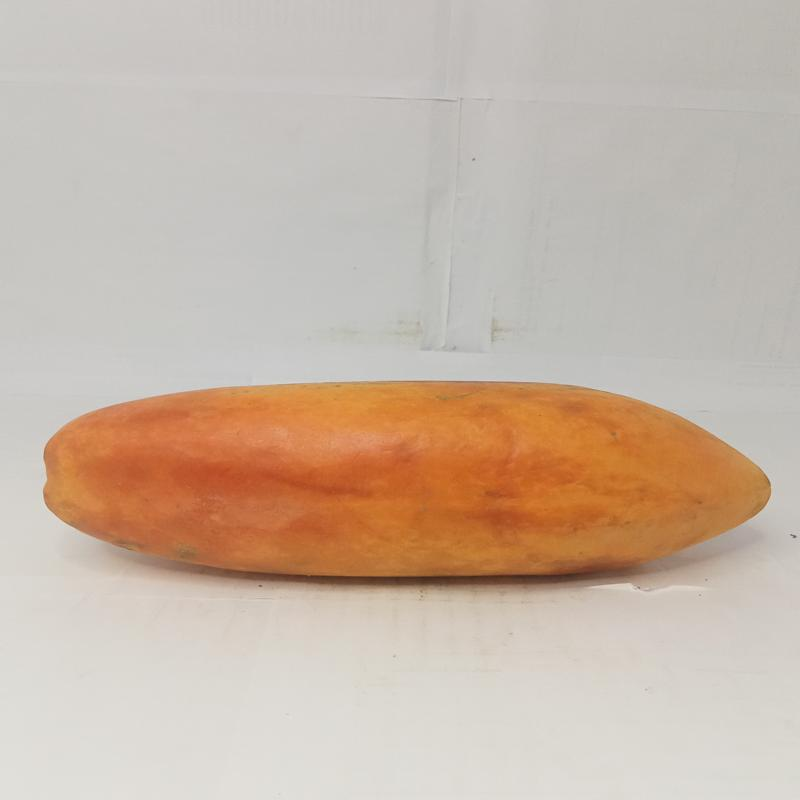
#> input picture dataset/matang/IMG20230602152447.jpg, 800 x 800 px; its folder holds 4 pictures in this run
$ python training_data.py
#> lines starting #> are read from the running program, lines starting #| are printed output that depends on the picture; after the words box and inside, x2 and y2 are one past the last pixel; in counts of white or black regions, pixels touching at a corner belong together
import cv2
import numpy as np
import os
import pandas as pd


def extract_data_and_save(folder_gambar, class_label, csv_filename):
#> called with folder_gambar = 'dataset/matang', class_label = 'matang', csv_filename = 'pepaya_matang.csv'
    listfile = os.listdir(folder_gambar)

    for i in range(len(listfile)):
        namafile = folder_gambar + "/" + listfile[i]
        img = cv2.imread(namafile)
#> img is the input picture: shape (800, 800, 3); mean B, G, R 167.8, 182.7, 200.5
        hsv = cv2.cvtColor(img, cv2.COLOR_BGR2HSV)
#> hsv: shape (800, 800, 3); mean H, S, V 19.2, 42.7, 200.5

        lower = np.array([0, 48, 33])
        upper = np.array([77, 255, 212])
        mask = cv2.inRange(hsv, lower, upper)
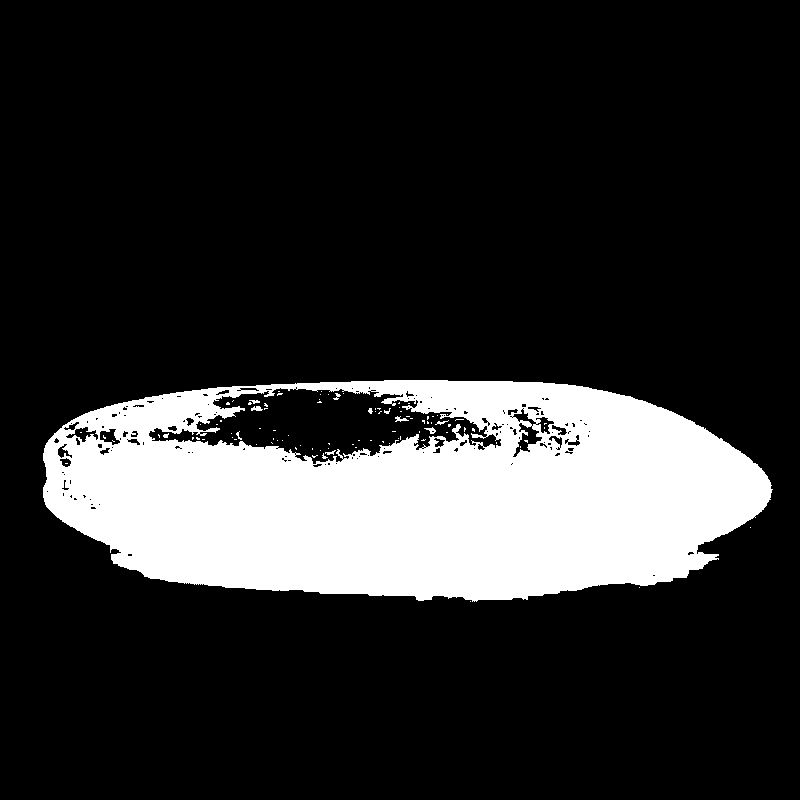
#> mask: shape (800, 800); 18.1% white; 96 white regions (85 under 20 px)

        areaArray = []
        contours, _ = cv2.findContours(mask, cv2.RETR_EXTERNAL, cv2.CHAIN_APPROX_SIMPLE)
#> contours = 4 contours, 3 with area under 20; largest, box (x1, y1, x2, y2) and area: (43, 380, 773, 602) 130078
        im = np.copy(img)

        for n, mask in enumerate(contours):
            area = cv2.contourArea(mask)
            areaArray.append(area)
            areaLargest1 = np.argmax(areaArray)
            areaLargestMax1 = max(areaArray)
            areaLargestCnt1 = contours[areaLargest1]
            x, y, w, h = cv2.boundingRect(areaLargestCnt1)
            if y > 5 and y < 300:
                if areaLargestMax1 > 1000:
                    boundingbox = cv2.rectangle(im, (x - 1, y - 1), (x + w, y + h), (0, 255, 255), 1)
#> this loop made 4 passes
#> (area, areaLargest1, areaLargestMax1, x, y, w, h) on passes 1, 4: (0, 0, 0, 470, 601, 1, 1), (130078, 3, 130078, 43, 380, 730, 222)
#> (mask, area, areaLargest1, areaLargestMax1, x, y, w, h) on passes 2 to 3: ([[639, 587]], 0, 0, 0, 470, 601, 1, 1), ([[750, 527]], 0, 0, 0, 470, 601, 1, 1)
#> after the loop, areaArray = [0, 0, 0, 130078]

        hasilcrop = im[y: y + h, x: x + w]
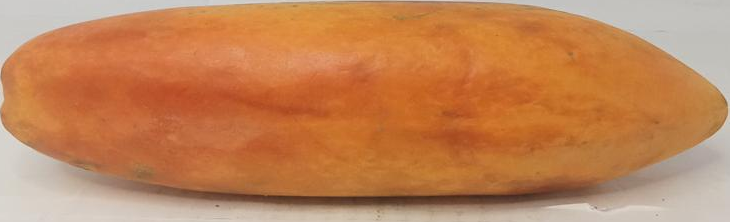
#> hasilcrop: shape (222, 730, 3); mean B, G, R 86.7, 131.3, 193.7
        mean = np.array(hasilcrop).mean(axis=(0, 1))
#> mean = [86.73, 131.3, 193.7]
        dframe = pd.DataFrame(mean)
#> dframe = table of 3 rows and 1 columns
        df = np.transpose(dframe)
#> df = table of 1 rows and 3 columns
        df.to_csv(csv_filename, encoding='utf-8', index=False, index_label=False, header=False, mode='a')
#> pass 2 of the loop in extract_data_and_save, `for i in range(len(listfile)):`:
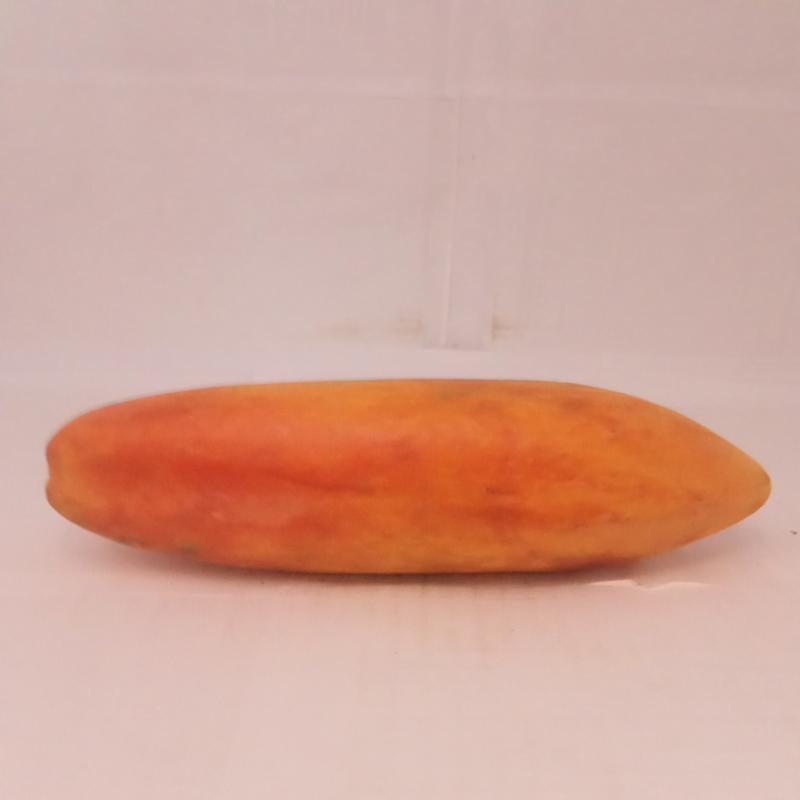
#> input picture dataset/matang/IMG20230602152457.jpg, 800 x 800 px
#> in extract_data_and_save, img is the input picture: shape (800, 800, 3); mean B, G, R 151.8, 165.4, 209.9
#> hsv: shape (800, 800, 3); mean H, S, V 6, 71.4, 209.9
#> in extract_data_and_save, `mask = cv2.inRange(hsv, lower, upper)`:
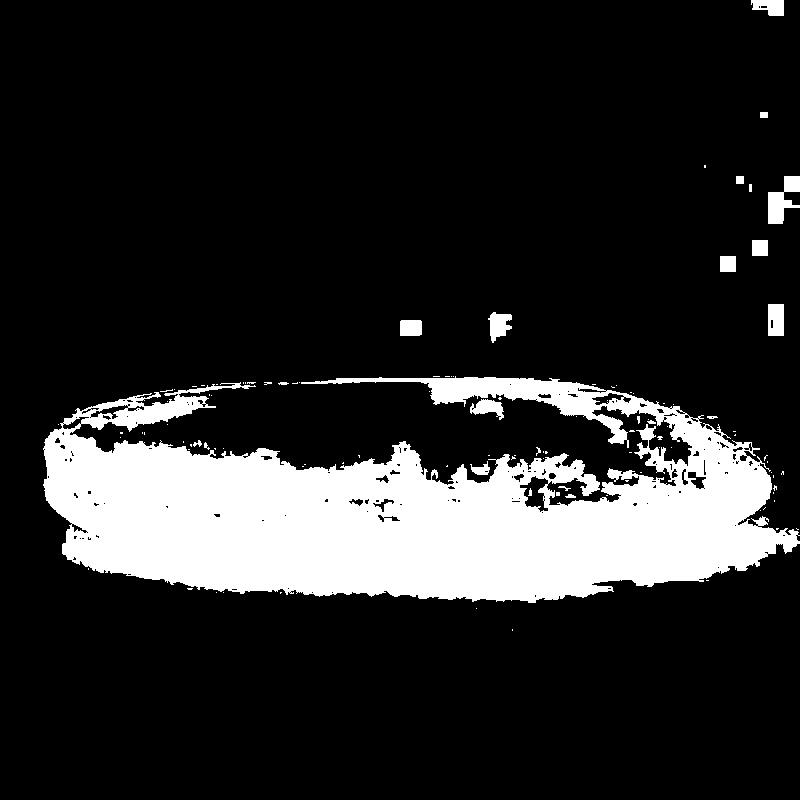
#> mask: shape (800, 800); 16.3% white; 108 white regions (86 under 20 px)
#> contours = 106 contours, 93 with area under 20; largest, box (x1, y1, x2, y2) and area: (43, 376, 800, 603) 99989, (768, 176, 800, 224) 761, (768, 304, 784, 336) 465, (488, 312, 512, 343) 408, (751, 0, 784, 16) 366
#> the loop in extract_data_and_save, `for n, mask in enumerate(contours):` made 106 passes
#> (area, areaLargest1, areaLargestMax1, x, y, w, h) on passes 30, 49: (119, 29, 119, 470, 461, 20, 14), (20.5, 29, 119, 470, 461, 20, 14)
#> after the loop in extract_data_and_save, `for n, mask in enumerate(contours):`: areaArray = 106 values, max 99989 at index 90, min 0 at index 0, mean 976.4
#> in extract_data_and_save, `hasilcrop = im[y: y + h, x: x + w]`:
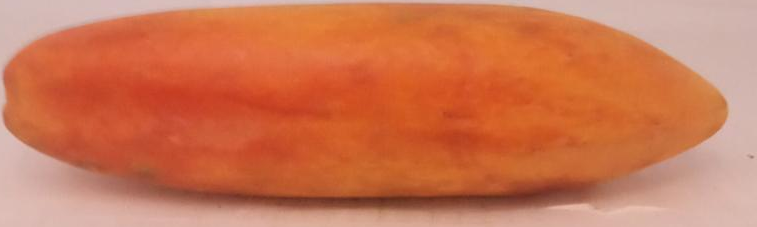
#> hasilcrop: shape (227, 757, 3); mean B, G, R 82.8, 117.7, 204.8
#> mean = [82.75, 117.7, 204.8]
#> pass 3 of the loop in extract_data_and_save, `for i in range(len(listfile)):`:
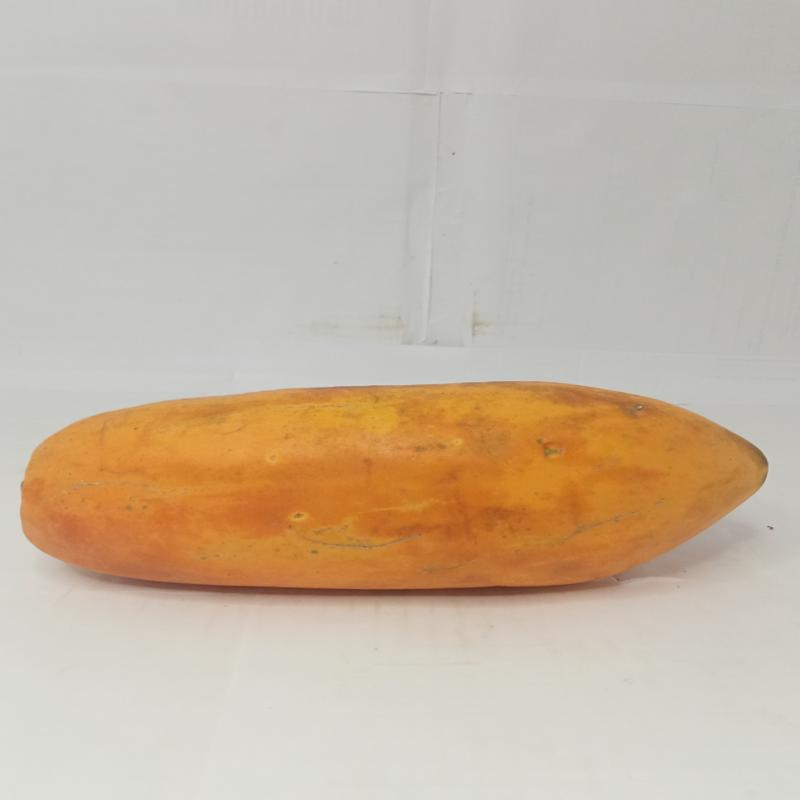
#> input picture dataset/matang/IMG20230602152507.jpg, 800 x 800 px
#> in extract_data_and_save, img is the input picture: shape (800, 800, 3); mean B, G, R 164.3, 183.4, 199.4
#> hsv: shape (800, 800, 3); mean H, S, V 25.4, 45.4, 199.7
#> in extract_data_and_save, `mask = cv2.inRange(hsv, lower, upper)`:
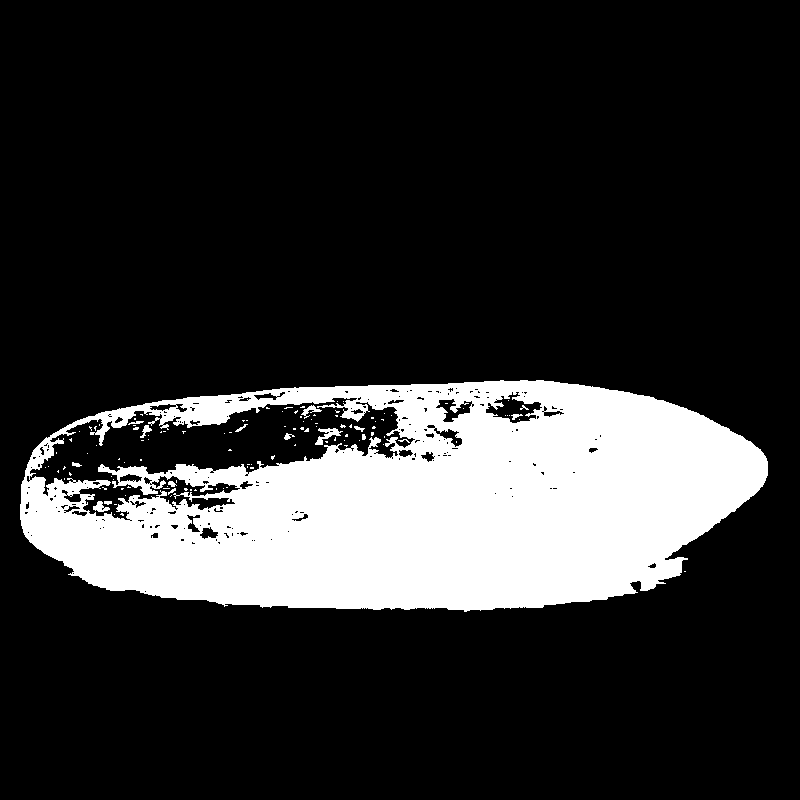
#> mask: shape (800, 800); 18.6% white; 119 white regions (104 under 20 px)
#> contours = 2 contours, 1 with area under 20; largest, box (x1, y1, x2, y2) and area: (20, 380, 768, 612) 140211
#> the loop in extract_data_and_save, `for n, mask in enumerate(contours):` made 2 passes
#> (area, areaLargest1, areaLargestMax1, areaLargestCnt1, x, y, w, h) on pass 1: (0, 0, 0, [[684, 571], [685, 571]], 684, 571, 2, 1)
#> after the loop in extract_data_and_save, `for n, mask in enumerate(contours):`: areaArray = [0, 140211]
#> in extract_data_and_save, `hasilcrop = im[y: y + h, x: x + w]`:
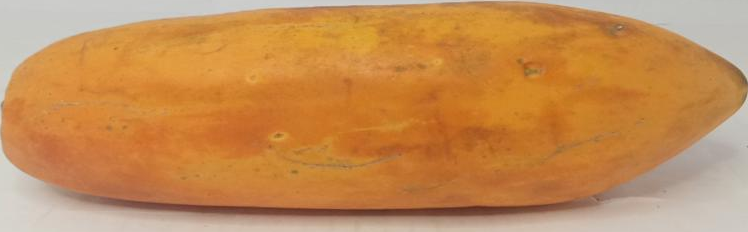
#> hasilcrop: shape (232, 748, 3); mean B, G, R 83.9, 140.3, 197.4
#> mean = [83.94, 140.3, 197.4]
#> the loop made 4 passes; the first 3 are shown


# Ekstraksi data dari folder pepaya matang
matang_folder = "dataset/matang"  # Ganti dengan path folder gambar pepaya matang
matang_csv = "pepaya_matang.csv"  # Nama file CSV untuk data pepaya matang
extract_data_and_save(matang_folder, "matang", matang_csv)

# Ekstraksi data dari folder pepaya tidak matang
tidak_matang_folder = "dataset/tidakmatang"  # Ganti dengan path folder gambar pepaya tidak matang
tidak_matang_csv = "pepaya_tidakmatang.csv"  # Nama file CSV untuk data pepaya tidak matang
extract_data_and_save(tidak_matang_folder, "tidak matang", tidak_matang_csv)
#> (the run stopped early here; a loop or call above may not have finished)
